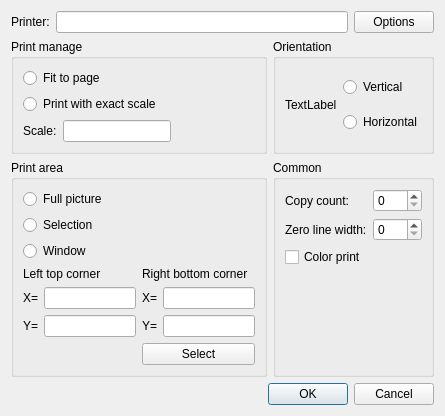
<?xml version="1.0" encoding="UTF-8"?>
<ui version="4.0">
 <class>SdDPrint</class>
 <widget class="QDialog" name="SdDPrint">
  <property name="geometry">
   <rect>
    <x>0</x>
    <y>0</y>
    <width>445</width>
    <height>385</height>
   </rect>
  </property>
  <property name="windowTitle">
   <string>Dialog</string>
  </property>
  <layout class="QVBoxLayout" name="verticalLayout_5">
   <item>
    <layout class="QHBoxLayout" name="horizontalLayout">
     <item>
      <widget class="QLabel" name="label">
       <property name="text">
        <string>Printer:</string>
       </property>
      </widget>
     </item>
     <item>
      <widget class="QLineEdit" name="mPrinter">
       <property name="readOnly">
        <bool>true</bool>
       </property>
      </widget>
     </item>
     <item>
      <widget class="QPushButton" name="mPrinterOptions">
       <property name="text">
        <string>Options</string>
       </property>
      </widget>
     </item>
    </layout>
   </item>
   <item>
    <layout class="QGridLayout" name="gridLayout_2">
     <item row="0" column="1">
      <widget class="QGroupBox" name="groupBox_3">
       <property name="title">
        <string>Orientation</string>
       </property>
       <layout class="QHBoxLayout" name="horizontalLayout_3">
        <item>
         <widget class="QLabel" name="mOrientationIcon">
          <property name="text">
           <string>TextLabel</string>
          </property>
         </widget>
        </item>
        <item>
         <layout class="QVBoxLayout" name="verticalLayout_3">
          <item>
           <widget class="QRadioButton" name="mOrientationVertical">
            <property name="text">
             <string>Vertical</string>
            </property>
           </widget>
          </item>
          <item>
           <widget class="QRadioButton" name="mOrientationHorizontal">
            <property name="text">
             <string>Horizontal</string>
            </property>
           </widget>
          </item>
         </layout>
        </item>
       </layout>
      </widget>
     </item>
     <item row="1" column="0">
      <widget class="QGroupBox" name="groupBox_2">
       <property name="title">
        <string>Print area</string>
       </property>
       <layout class="QVBoxLayout" name="verticalLayout_2">
        <item>
         <widget class="QRadioButton" name="mAreaFull">
          <property name="text">
           <string>Full picture</string>
          </property>
         </widget>
        </item>
        <item>
         <widget class="QRadioButton" name="mAreaSelection">
          <property name="text">
           <string>Selection</string>
          </property>
         </widget>
        </item>
        <item>
         <widget class="QRadioButton" name="mAreaWindow">
          <property name="text">
           <string>Window</string>
          </property>
         </widget>
        </item>
        <item>
         <layout class="QGridLayout" name="gridLayout">
          <item row="0" column="0" colspan="2">
           <widget class="QLabel" name="label_3">
            <property name="text">
             <string>Left top corner</string>
            </property>
           </widget>
          </item>
          <item row="0" column="2" colspan="2">
           <widget class="QLabel" name="label_4">
            <property name="text">
             <string>Right bottom corner</string>
            </property>
           </widget>
          </item>
          <item row="1" column="0">
           <widget class="QLabel" name="label_5">
            <property name="text">
             <string>X=</string>
            </property>
           </widget>
          </item>
          <item row="1" column="1">
           <widget class="QLineEdit" name="mAreaWindowLeft"/>
          </item>
          <item row="1" column="2">
           <widget class="QLabel" name="label_7">
            <property name="text">
             <string>X=</string>
            </property>
           </widget>
          </item>
          <item row="1" column="3">
           <widget class="QLineEdit" name="mAreaWindowRight"/>
          </item>
          <item row="2" column="0">
           <widget class="QLabel" name="label_6">
            <property name="text">
             <string>Y=</string>
            </property>
           </widget>
          </item>
          <item row="2" column="1">
           <widget class="QLineEdit" name="mAreaWindowTop"/>
          </item>
          <item row="2" column="2">
           <widget class="QLabel" name="label_8">
            <property name="text">
             <string>Y=</string>
            </property>
           </widget>
          </item>
          <item row="2" column="3">
           <widget class="QLineEdit" name="mAreaWindowBottom"/>
          </item>
          <item row="3" column="2" colspan="2">
           <widget class="QPushButton" name="mAreaWindowSelect">
            <property name="text">
             <string>Select</string>
            </property>
           </widget>
          </item>
         </layout>
        </item>
       </layout>
      </widget>
     </item>
     <item row="0" column="0">
      <widget class="QGroupBox" name="groupBox">
       <property name="title">
        <string>Print manage</string>
       </property>
       <layout class="QVBoxLayout" name="verticalLayout">
        <item>
         <widget class="QRadioButton" name="mScaleFit">
          <property name="text">
           <string>Fit to page</string>
          </property>
         </widget>
        </item>
        <item>
         <widget class="QRadioButton" name="mScaleUser">
          <property name="text">
           <string>Print with exact scale</string>
          </property>
         </widget>
        </item>
        <item>
         <layout class="QHBoxLayout" name="horizontalLayout_2">
          <item>
           <widget class="QLabel" name="label_2">
            <property name="text">
             <string>Scale:</string>
            </property>
           </widget>
          </item>
          <item>
           <widget class="QLineEdit" name="mScaleValue"/>
          </item>
          <item>
           <spacer name="horizontalSpacer">
            <property name="orientation">
             <enum>Qt::Horizontal</enum>
            </property>
            <property name="sizeHint" stdset="0">
             <size>
              <width>40</width>
              <height>20</height>
             </size>
            </property>
           </spacer>
          </item>
         </layout>
        </item>
       </layout>
      </widget>
     </item>
     <item row="1" column="1">
      <widget class="QGroupBox" name="groupBox_4">
       <property name="title">
        <string>Common</string>
       </property>
       <layout class="QFormLayout" name="formLayout">
        <item row="0" column="0">
         <widget class="QLabel" name="label_10">
          <property name="text">
           <string>Copy count:</string>
          </property>
         </widget>
        </item>
        <item row="0" column="1">
         <widget class="QSpinBox" name="mCopyCount"/>
        </item>
        <item row="1" column="0">
         <widget class="QLabel" name="label_11">
          <property name="text">
           <string>Zero line width:</string>
          </property>
         </widget>
        </item>
        <item row="1" column="1">
         <widget class="QSpinBox" name="mZeroLineWidth"/>
        </item>
        <item row="2" column="0">
         <widget class="QCheckBox" name="mColorPrint">
          <property name="text">
           <string>Color print</string>
          </property>
         </widget>
        </item>
       </layout>
      </widget>
     </item>
    </layout>
   </item>
   <item>
    <widget class="QDialogButtonBox" name="buttonBox">
     <property name="orientation">
      <enum>Qt::Horizontal</enum>
     </property>
     <property name="standardButtons">
      <set>QDialogButtonBox::Cancel|QDialogButtonBox::Ok</set>
     </property>
    </widget>
   </item>
  </layout>
 </widget>
 <resources/>
 <connections>
  <connection>
   <sender>buttonBox</sender>
   <signal>accepted()</signal>
   <receiver>SdDPrint</receiver>
   <slot>accept()</slot>
   <hints>
    <hint type="sourcelabel">
     <x>248</x>
     <y>254</y>
    </hint>
    <hint type="destinationlabel">
     <x>157</x>
     <y>274</y>
    </hint>
   </hints>
  </connection>
  <connection>
   <sender>buttonBox</sender>
   <signal>rejected()</signal>
   <receiver>SdDPrint</receiver>
   <slot>reject()</slot>
   <hints>
    <hint type="sourcelabel">
     <x>316</x>
     <y>260</y>
    </hint>
    <hint type="destinationlabel">
     <x>286</x>
     <y>274</y>
    </hint>
   </hints>
  </connection>
 </connections>
</ui>
